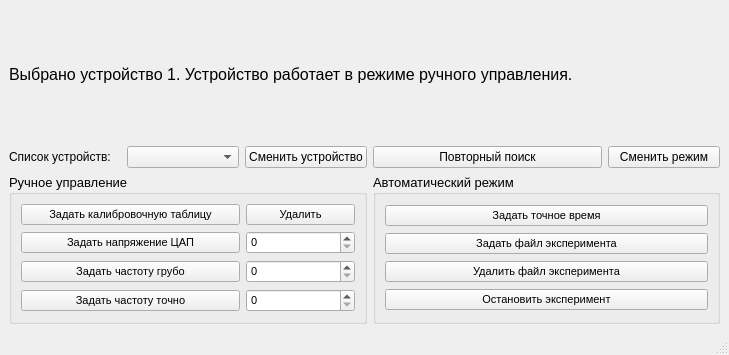
<?xml version="1.0" encoding="UTF-8"?>
<ui version="4.0">
 <class>MainWindow</class>
 <widget class="QMainWindow" name="MainWindow">
  <property name="geometry">
   <rect>
    <x>0</x>
    <y>0</y>
    <width>729</width>
    <height>355</height>
   </rect>
  </property>
  <property name="windowTitle">
   <string>Синтезатор частот</string>
  </property>
  <widget class="QWidget" name="centralwidget">
   <layout class="QGridLayout" name="gridLayout">
    <item row="1" column="0" colspan="6">
     <widget class="QLabel" name="label">
      <property name="text">
       <string>&lt;html&gt;&lt;head/&gt;&lt;body&gt;&lt;p&gt;&lt;span style=&quot; font-size:12pt;&quot;&gt;Выбрано устройство 1. Устройство работает в режиме ручного управления. &lt;/span&gt;&lt;/p&gt;&lt;/body&gt;&lt;/html&gt;</string>
      </property>
     </widget>
    </item>
    <item row="2" column="0">
     <widget class="QLabel" name="label_2">
      <property name="text">
       <string>Список устройств:</string>
      </property>
     </widget>
    </item>
    <item row="2" column="3" colspan="2">
     <widget class="QPushButton" name="pushButton_2">
      <property name="text">
       <string>Повторный поиск</string>
      </property>
     </widget>
    </item>
    <item row="2" column="5">
     <widget class="QPushButton" name="pushButton_3">
      <property name="text">
       <string>Сменить режим</string>
      </property>
     </widget>
    </item>
    <item row="2" column="1">
     <widget class="QComboBox" name="comboBox"/>
    </item>
    <item row="2" column="2">
     <widget class="QPushButton" name="pushButton">
      <property name="text">
       <string>Сменить устройство</string>
      </property>
     </widget>
    </item>
    <item row="3" column="3" colspan="3">
     <widget class="QGroupBox" name="groupBox_2">
      <property name="font">
       <font>
        <pointsize>10</pointsize>
       </font>
      </property>
      <property name="title">
       <string>Автоматический режим</string>
      </property>
      <layout class="QGridLayout" name="gridLayout_3">
       <item row="3" column="0">
        <widget class="QPushButton" name="pushButton_9">
         <property name="font">
          <font>
           <pointsize>8</pointsize>
          </font>
         </property>
         <property name="text">
          <string>Остановить эксперимент</string>
         </property>
        </widget>
       </item>
       <item row="1" column="0">
        <widget class="QPushButton" name="pushButton_10">
         <property name="font">
          <font>
           <pointsize>8</pointsize>
          </font>
         </property>
         <property name="text">
          <string>Задать файл эксперимента</string>
         </property>
        </widget>
       </item>
       <item row="0" column="0">
        <widget class="QPushButton" name="pushButton_8">
         <property name="font">
          <font>
           <pointsize>8</pointsize>
          </font>
         </property>
         <property name="text">
          <string>Задать точное время</string>
         </property>
        </widget>
       </item>
       <item row="2" column="0">
        <widget class="QPushButton" name="pushButton_11">
         <property name="font">
          <font>
           <pointsize>8</pointsize>
          </font>
         </property>
         <property name="text">
          <string>Удалить файл эксперимента</string>
         </property>
        </widget>
       </item>
      </layout>
     </widget>
    </item>
    <item row="3" column="0" colspan="3">
     <widget class="QGroupBox" name="groupBox">
      <property name="font">
       <font>
        <pointsize>10</pointsize>
       </font>
      </property>
      <property name="title">
       <string>Ручное управление</string>
      </property>
      <layout class="QGridLayout" name="gridLayout_2">
       <item row="0" column="0" colspan="2">
        <widget class="QPushButton" name="pushButton_4">
         <property name="font">
          <font>
           <pointsize>8</pointsize>
          </font>
         </property>
         <property name="text">
          <string>Задать калибровочную таблицу</string>
         </property>
        </widget>
       </item>
       <item row="0" column="2">
        <widget class="QPushButton" name="pushButton_12">
         <property name="font">
          <font>
           <pointsize>8</pointsize>
          </font>
         </property>
         <property name="text">
          <string>Удалить</string>
         </property>
        </widget>
       </item>
       <item row="1" column="2">
        <widget class="QSpinBox" name="spinBox_3">
         <property name="font">
          <font>
           <pointsize>8</pointsize>
          </font>
         </property>
        </widget>
       </item>
       <item row="2" column="2">
        <widget class="QSpinBox" name="spinBox">
         <property name="font">
          <font>
           <pointsize>8</pointsize>
          </font>
         </property>
        </widget>
       </item>
       <item row="3" column="2">
        <widget class="QSpinBox" name="spinBox_2">
         <property name="font">
          <font>
           <pointsize>8</pointsize>
          </font>
         </property>
        </widget>
       </item>
       <item row="1" column="0" colspan="2">
        <widget class="QPushButton" name="pushButton_7">
         <property name="font">
          <font>
           <pointsize>8</pointsize>
          </font>
         </property>
         <property name="text">
          <string>Задать напряжение ЦАП</string>
         </property>
        </widget>
       </item>
       <item row="2" column="0" colspan="2">
        <widget class="QPushButton" name="pushButton_5">
         <property name="font">
          <font>
           <pointsize>8</pointsize>
          </font>
         </property>
         <property name="text">
          <string>Задать частоту грубо</string>
         </property>
        </widget>
       </item>
       <item row="3" column="0" colspan="2">
        <widget class="QPushButton" name="pushButton_6">
         <property name="font">
          <font>
           <pointsize>8</pointsize>
          </font>
         </property>
         <property name="text">
          <string>Задать частоту точно</string>
         </property>
        </widget>
       </item>
      </layout>
     </widget>
    </item>
   </layout>
  </widget>
  <widget class="QMenuBar" name="menubar">
   <property name="geometry">
    <rect>
     <x>0</x>
     <y>0</y>
     <width>729</width>
     <height>26</height>
    </rect>
   </property>
  </widget>
  <widget class="QStatusBar" name="statusbar"/>
 </widget>
 <resources/>
 <connections/>
</ui>
